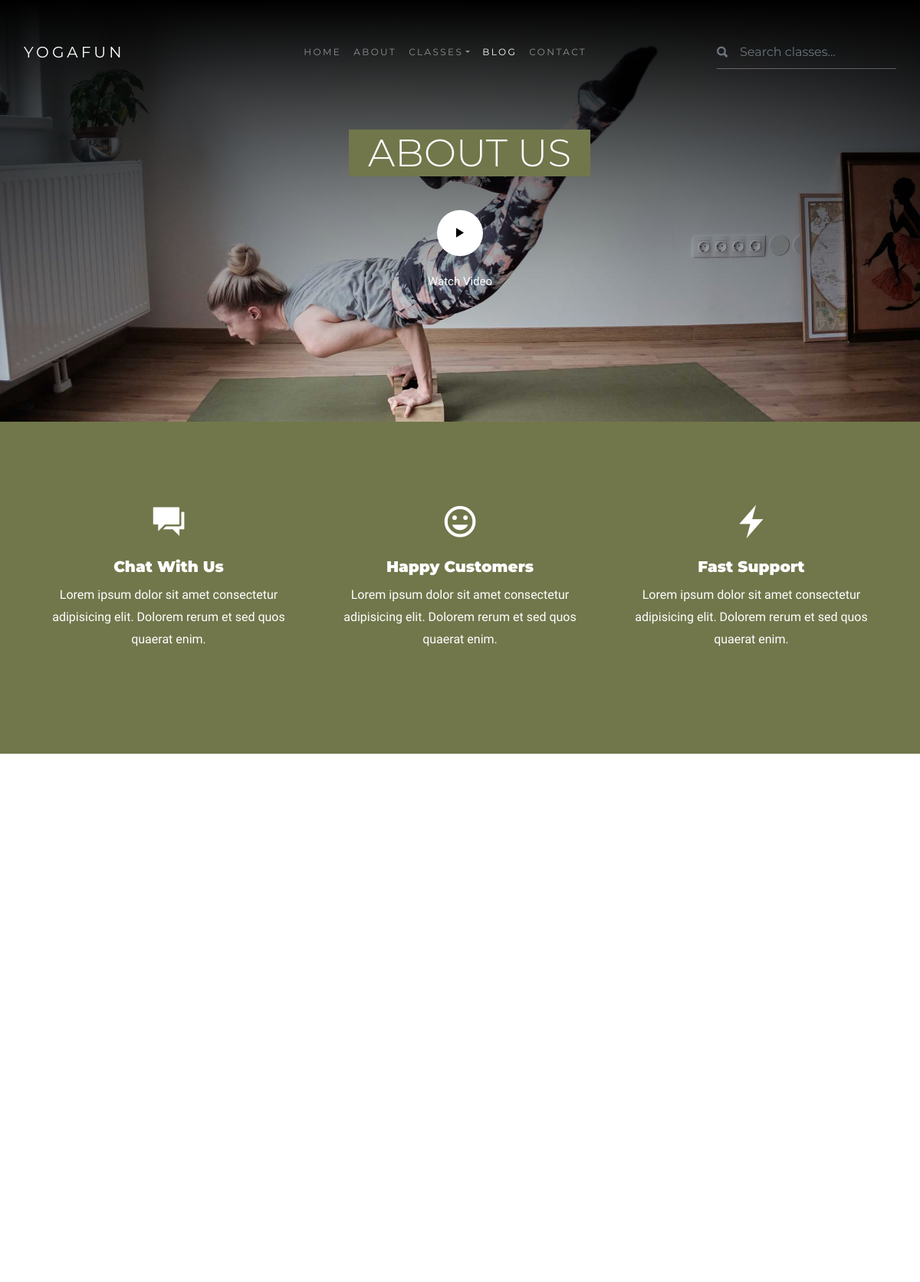
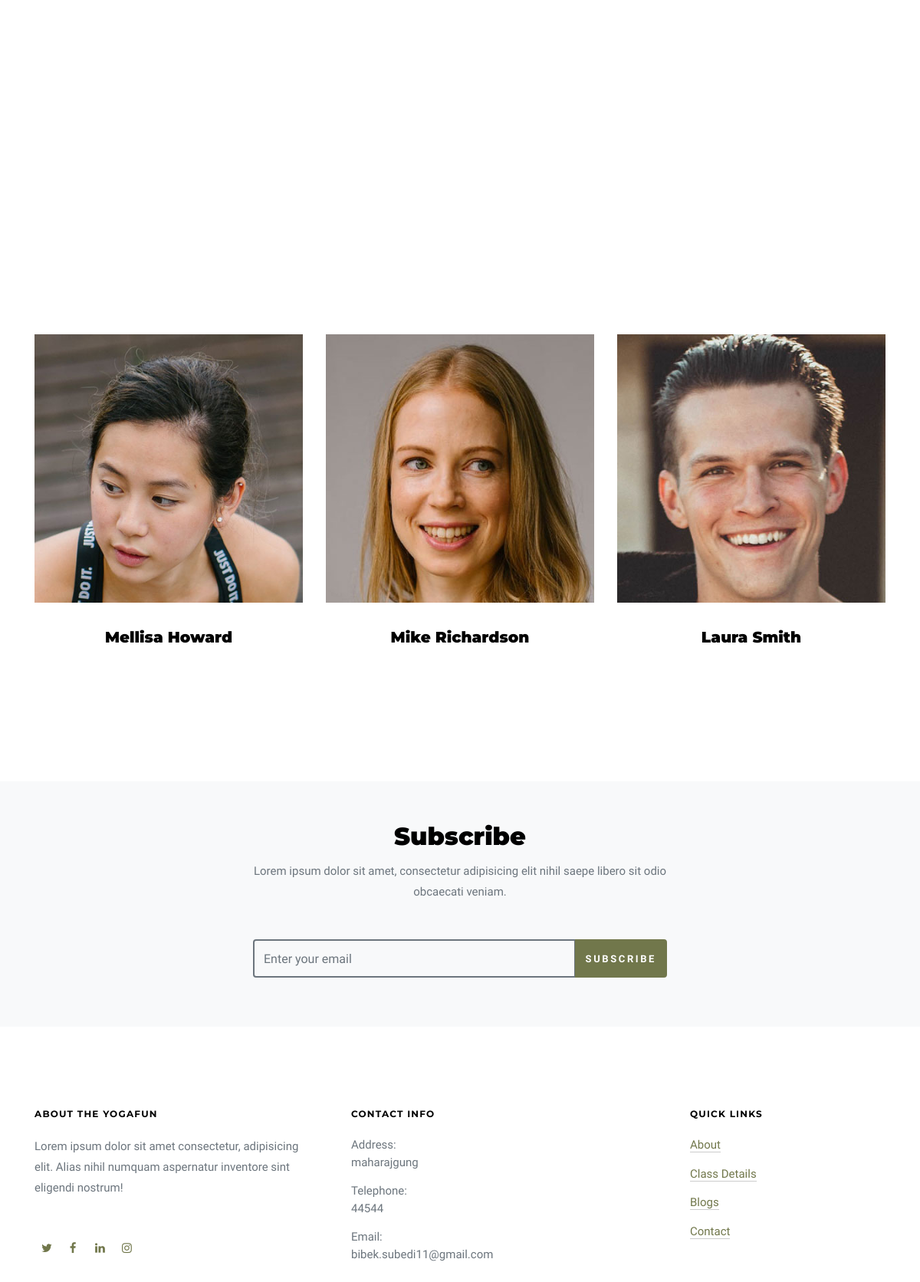
/about, run on the app's committed database (2 pictures, top to bottom).
### website/models.py (models this page shows, shortened)
class Banner(models.Model):
    image = models.ImageField(null=True, blank=True)
    heading = models.CharField(max_length=100, null=True, blank=True)
    video = models.CharField(max_length=300, null=True, blank=True)

class Features(models.Model):
    icon_name = models.CharField(max_length=100, null=True, blank=True)
    heading = models.CharField(max_length=100, null=True, blank=True)
    description = models.TextField(default = 'describe here')

class Trainers(models.Model):
    image = models.ImageField(null=True, blank=True)
    name = models.CharField(max_length=100, null=True, blank=True)

class SubscribeDescription(models.Model):
    description = models.TextField()

class OurInformation(models.Model):
    address = models.CharField(max_length=200, null=True, blank=True)
    telephone = models.CharField(max_length=200, null=True, blank=True)
    email = models.CharField(max_length=200, null=True, blank=True)
    about = models.TextField(default='describe here')

### website/views.py (the view)
# urls.py: path('about', views.AboutView.as_view(), name='about'),
class AboutView(TemplateView):
    template_name = 'about.html'
    def get_context_data(self, *args, **kwargs):
        context = super(AboutView,self).get_context_data(**kwargs)
        context['banner_image'] = Banner.objects.last()
        context['features'] = Features.objects.all()
        context['trainer_detail'] = TrainerSectionHeading.objects.last()
        context['trainer'] = Trainers.objects.all()
        context['about_us'] = AboutUs.objects.all()
        return context

### website/context_processors.py (called while the page is built)
def footer_context(request, *args, **kwargs):
    subscribe_description = SubscribeDescription.objects.last()
    our_information = OurInformation.objects.last()
    classtype = ClassType.objects.all()
    context = {'subscribe_description':subscribe_description, 'our_information':our_information, 'classtype':classtype}
    return context

### templates/about.html (shortened to what this page needs)
{% extends 'base.html' %}
{% load staticfiles %}
{% block content %}
  <div class="inner-page">
  <div class="slider-item" style="background-image: url({{banner_image.image.url}});">
    <div class="container">
      <div class="row slider-text align-items-center justify-content-center">
        <div class="col-lg-9 text-center col-sm-12 element-animate">
          <h1 class="mb-4"><span>About Us</span></h1>
          <div class="btn-play-wrap mx-auto">
            <p class="mb-4"><a href="https://www.youtube.com/watch?v=_VnYSoMI-9Q" data-fancybox data-ratio="2" class="btn-play"><span
                  class="ion ion-ios-play"></span></a></p>
          </div>
          <span>Watch Video</span>
        </div>
      </div>
    </div>
  </div>
  </div>
  <div class="section bg-primary">
      <div class="container">
        <div class="row">
            {% for item in features %}
          <div class="col-md-6 col-lg-4 element-animate ">
            <div class="media block-6 d-block text-center">
              <div class="icon mb-3"><span class="ion-{{item.icon_name}} text-white"></span></div>
              <div class="media-body">
                <h3 class="heading text-white">{{item.heading}}</h3>
                <p class="text-white">{{item.description}}</p>
              </div>
            </div>
          </div>
            {% endfor %}
        </div>
      </div>
    </div>
  <div>
    <div class="half d-lg-flex d-block">
    </div>
    <div class="half d-lg-flex d-block">
    </div>
  </div>
  <div class="section">
    <div class="container">
      <div class="row">
        {% for item in trainer %}
        <div class="col-lg-4">
          <div class="media d-block media-custom text-center">
            <a href=""></a><img src="{{item.image.url}}" alt="Image Placeholder" class="img-fluid"></a>
            <div class="media-body">
              <h3 class="mt-0 text-black">{{item.name}}</h3>
            </div>
          </div>
        </div>
        {% endfor %}
        </div>
      </div>
    </div>
  {% endblock %}

### templates/base.html (shortened to what this page needs)
{% load staticfiles %}
<!doctype html>
<html lang="en">
<head>
  <link rel="stylesheet" href="{%static 'css/animate.css' %}">
  <link rel="stylesheet" href="{%static 'css/owl.carousel.min.css' %}">
  <link rel="stylesheet" href="{%static 'css/jquery.fancybox.min.css' %}">
  <link rel="stylesheet" href="{%static 'fonts/ionicons/css/ionicons.min.css' %}">
  <link rel="stylesheet" href="{%static 'fonts/fontawesome/css/font-awesome.min.css' %}">
  <link rel="stylesheet" href="{%static 'fonts/flaticon/font/flaticon.css' %}">
  <link rel="stylesheet" href="{%static 'css/style.css' %}">
</head>
<body>
  <header role="banner">
    <nav class="navbar navbar-expand-lg navbar-dark bg-dark">
      <div class="container-fluid">
        <a class="navbar-brand " href="{% url 'index' %}">YogaFun</a>
        <div class="collapse navbar-collapse" id="navbarsExample05">
          <ul class="navbar-nav pl-md-5 ml-auto">
            <li class="nav-item">
              <a class="nav-link" href="{% url 'index' %}">Home</a>
            </li>
            <li class="nav-item ">
              <a class="nav-link " href="{% url 'about' %}">About</a>
            </li>
            <li class="nav-item dropdown">
              <a class="nav-link dropdown-toggle" href="{% url 'classes' %}" id="dropdown04" data-toggle="dropdown"
                aria-haspopup="true" aria-expanded="false">Classes</a>
            </li>
            <li class="nav-item">
              <a class="nav-link active" href="{% url 'blog' %}">Blog</a>
            </li>
            <li class="nav-item">
              <a class="nav-link" href="{% url 'contact' %}">Contact</a>
            </li>
          </ul>
          <div class="navbar-nav ml-auto">
            <form method="get" class="search-form" action="{% url 'search' %}">
              <span class="icon ion ion-search"></span>
              <input type="text" class="form-control" name="search" placeholder="Search classes...">
            </form>
          </div>
        </div>
      </div>
    </nav>
  </header>
{% block content %}
{% endblock %}
<div class="site-blocks-cover overlay inner-page-cover subscribe bg-light py-5">
    <div class="container">
      <div class="row align-items-center justify-content-center text-center">
        <div class="col-md-6" data-aos="fade-up" data-aos-delay="100">
          <h2>Subscribe</h2>
          <p class="mb-5">{{ subscribe_description.description }}</p>
          <form action="{% url 'subscribe' %}" method="post" class="site-block-subscribe">
            <div class="input-group mb-3">
              <input type="text" class="form-control border-secondary bg-transparent" name="email" placeholder="Enter your email"
                aria-label="Enter Email" aria-describedby="button-addon2">
              <div class="input-group-append">
                <button class="btn btn-primary" type="submit" name="subscribe" id="button-addon2">Subscribe</button>
              </div>
            </div>
          </form>
        </div>
      </div>
    </div>
  </div>
  <footer class="site-footer" role="contentinfo">
    <div class="container">
      <div class="row mb-5">
        <div class="col-md-4 mb-5">
          <h3>About The YogaFun</h3>
          <p class="mb-5">{{ our_information.about }}</p>
          <ul class="list-unstyled footer-link d-flex footer-social">
            <li><a target="_blank" href="https://twitter.com" class="p-2"><span class="fa fa-twitter"></span></a></li>
            <li><a target="_blank" href="https://www.facebook.com" class="p-2"><span class="fa fa-facebook"></span></a></li>
            <li><a target="_blank" href="https://www.linkedin.com" class="p-2"><span class="fa fa-linkedin"></span></a></li>
            <li><a target="_blank" href="https://www.instagram.com/" class="p-2"><span class="fa fa-instagram"></span></a></li>
          </ul>
        </div>
        <div class="col-md-5 mb-5 pl-md-5">
          <h3>Contact Info</h3>
          <ul class="list-unstyled footer-link">
            <li class="d-block">
              <span class="d-block">Address:</span>
              <span>{{our_information.address}}</span></li>
            <li class="d-block"><span class="d-block">Telephone:</span><span>{{our_information.telephone}}</span></li>
            <li class="d-block"><span class="d-block">Email:</span><span>{{our_information.email}}</span></li>
          </ul>
        </div>
        <div class="col-md-3 mb-5">
          <h3>Quick Links</h3>
          <ul class="list-unstyled footer-link">
            <li><a href="{% url 'about' %}">About</a></li>
            <li><a href="{% url 'classes' %}">Class Details</a></li>
            <li><a href="{% url 'blog' %}">Blogs</a></li>
            <li><a href="{% url 'contact' %}">Contact</a></li>
          </ul>
        </div>
      </div>
    </div>
  </footer>
</body>
</html>

### data on the page
Banner: image (picture)
Features: heading "Chat With Us", description "Lorem ipsum dolor sit amet consectetur adipisicing elit. Dolorem rerum et sed quos quaerat enim."
Features: heading "Happy Customers", description "Lorem ipsum dolor sit amet consectetur adipisicing elit. Dolorem rerum et sed quos quaerat enim."
Features: heading "Fast Support", description "Lorem ipsum dolor sit amet consectetur adipisicing elit. Dolorem rerum et sed quos quaerat enim."
Trainers: image (picture), name "Mellisa Howard"
Trainers: image (picture), name "Mike Richardson"
Trainers: image (picture), name "Laura Smith"
SubscribeDescription: description "Lorem ipsum dolor sit amet, consectetur adipisicing elit nihil saepe libero sit odio obcaecati veniam."
OurInformation: about "Lorem ipsum dolor sit amet consectetur, adipisicing elit. Alias nihil numquam aspernatur inventore sint eligendi nostrum!", address "maharajgung", telephone "44544", email "bibek.subedi11@gmail.com"
